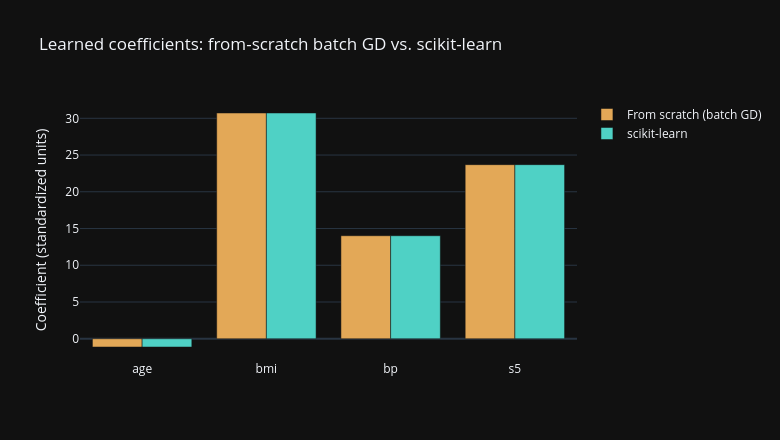

Here is the notebook cell this chart was saved with:
### Code cell
fig = go.Figure()
fig.add_trace(go.Bar(x=features, y=model.coef_, name='From scratch (batch GD)', marker_color='#E3A857'))
fig.add_trace(go.Bar(x=features, y=sk_model.coef_, name='scikit-learn', marker_color='#4FD1C5'))
fig.update_layout(
    title='Learned coefficients: from-scratch batch GD vs. scikit-learn',
    barmode='group', width=780, height=440, template='plotly_dark',
    yaxis_title='Coefficient (standardized units)'
)
fig.show()

sk_pred = sk_model.predict(X_test_s)
print(f"scikit-learn  → RMSE {mean_squared_error(y_test, sk_pred)**0.5:.2f} | R² {r2_score(y_test, sk_pred):.3f}")
print(f"From scratch  → RMSE {mean_squared_error(y_test, y_pred)**0.5:.2f} | R² {r2_score(y_test, y_pred):.3f}")

### Figure 1 — Plotly figure (JSON) as saved in the notebook; plotly's stock layout.template omitted (floating-point values rounded to 4 significant figures)
{"data": [{"marker": {"color": "#E3A857"}, "name": "From scratch (batch GD)", "type": "bar", "x": ["age", "bmi", "bp", "s5"], "y": [-1.125, 30.72, 14.02, 23.69]}, {"marker": {"color": "#4FD1C5"}, "name": "scikit-learn", "type": "bar", "x": ["age", "bmi", "bp", "s5"], "y": [-1.125, 30.72, 14.02, 23.69]}], "layout": {"barmode": "group", "height": 440, "title": {"text": "Learned coefficients: from-scratch batch GD vs. scikit-learn"}, "width": 780, "yaxis": {"title": {"text": "Coefficient (standardized units)"}}}}
